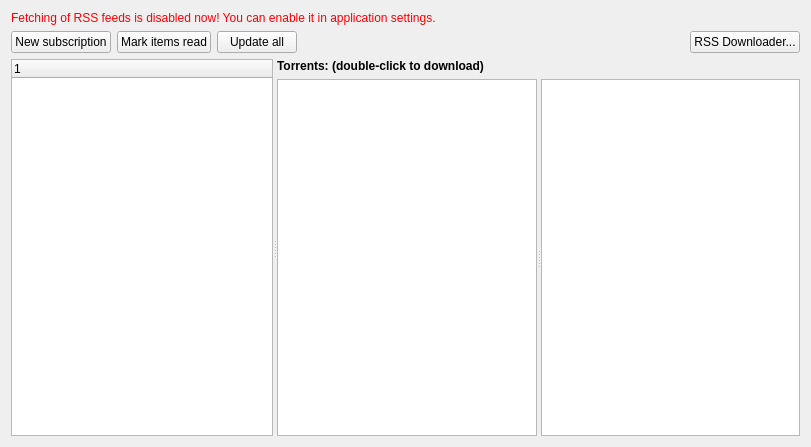
<?xml version="1.0" encoding="UTF-8"?>
<ui version="4.0">
 <class>RSSWidget</class>
 <widget class="QWidget" name="RSSWidget">
  <property name="geometry">
   <rect>
    <x>0</x>
    <y>0</y>
    <width>811</width>
    <height>447</height>
   </rect>
  </property>
  <property name="acceptDrops">
   <bool>false</bool>
  </property>
  <property name="windowTitle">
   <string>Search</string>
  </property>
  <layout class="QVBoxLayout" name="verticalLayout_2">
   <item>
    <widget class="QLabel" name="labelWarn">
     <property name="font">
      <font>
       <italic>false</italic>
      </font>
     </property>
     <property name="text">
      <string>&lt;html&gt;&lt;head/&gt;&lt;body&gt;&lt;p&gt;&lt;a href=&quot;#&quot;&gt;&lt;span style=&quot; text-decoration: none; color:#ff0000;&quot;&gt;Fetching of RSS feeds is disabled now! You can enable it in application settings.&lt;/span&gt;&lt;/a&gt;&lt;/p&gt;&lt;/body&gt;&lt;/html&gt;</string>
     </property>
     <property name="wordWrap">
      <bool>true</bool>
     </property>
    </widget>
   </item>
   <item>
    <layout class="QHBoxLayout" name="horizontalLayout">
     <item>
      <widget class="QPushButton" name="newFeedButton">
       <property name="text">
        <string>New subscription</string>
       </property>
      </widget>
     </item>
     <item>
      <widget class="QPushButton" name="markReadButton">
       <property name="text">
        <string>Mark items read</string>
       </property>
      </widget>
     </item>
     <item>
      <widget class="QPushButton" name="updateAllButton">
       <property name="toolTip">
        <string>Refresh RSS streams</string>
       </property>
       <property name="text">
        <string>Update all</string>
       </property>
      </widget>
     </item>
     <item>
      <spacer name="spacer1">
       <property name="orientation">
        <enum>Qt::Orientation::Horizontal</enum>
       </property>
       <property name="sizeHint" stdset="0">
        <size>
         <width>0</width>
         <height>0</height>
        </size>
       </property>
      </spacer>
     </item>
     <item>
      <widget class="QPushButton" name="rssDownloaderBtn">
       <property name="text">
        <string>RSS Downloader...</string>
       </property>
      </widget>
     </item>
    </layout>
   </item>
   <item>
    <widget class="QSplitter" name="splitterSide">
     <property name="sizePolicy">
      <sizepolicy hsizetype="Expanding" vsizetype="Expanding">
       <horstretch>0</horstretch>
       <verstretch>0</verstretch>
      </sizepolicy>
     </property>
     <property name="orientation">
      <enum>Qt::Orientation::Horizontal</enum>
     </property>
     <widget class="FeedListWidget" name="feedListWidget"/>
     <widget class="QWidget" name="layoutWidget">
      <layout class="QVBoxLayout" name="verticalLayout">
       <item>
        <widget class="QLabel" name="news_lbl">
         <property name="font">
          <font>
           <bold>true</bold>
          </font>
         </property>
         <property name="text">
          <string>Torrents: (double-click to download)</string>
         </property>
        </widget>
       </item>
       <item>
        <widget class="QSplitter" name="splitterMain">
         <property name="sizePolicy">
          <sizepolicy hsizetype="Expanding" vsizetype="Expanding">
           <horstretch>0</horstretch>
           <verstretch>0</verstretch>
          </sizepolicy>
         </property>
         <property name="orientation">
          <enum>Qt::Orientation::Horizontal</enum>
         </property>
         <widget class="ArticleListWidget" name="articleListWidget"/>
         <widget class="HtmlBrowser" name="textBrowser"/>
        </widget>
       </item>
      </layout>
     </widget>
    </widget>
   </item>
  </layout>
  <action name="actionDelete">
   <property name="text">
    <string>Delete</string>
   </property>
   <property name="toolTip">
    <string>Delete</string>
   </property>
  </action>
  <action name="actionRename">
   <property name="text">
    <string>Rename...</string>
   </property>
   <property name="toolTip">
    <string>Rename</string>
   </property>
  </action>
  <action name="actionUpdate">
   <property name="text">
    <string>Update</string>
   </property>
   <property name="toolTip">
    <string>Update</string>
   </property>
  </action>
  <action name="actionNewSubscription">
   <property name="text">
    <string>New subscription...</string>
   </property>
  </action>
  <action name="actionUpdateAllFeeds">
   <property name="text">
    <string>Update all feeds</string>
   </property>
   <property name="toolTip">
    <string>Update all feeds</string>
   </property>
  </action>
  <action name="actionMarkItemsRead">
   <property name="text">
    <string>Mark items read</string>
   </property>
   <property name="toolTip">
    <string>Mark items read</string>
   </property>
  </action>
  <action name="actionDownloadTorrent">
   <property name="text">
    <string>Download torrent</string>
   </property>
  </action>
  <action name="actionOpenNewsURL">
   <property name="text">
    <string>Open news URL</string>
   </property>
  </action>
  <action name="actionCopyFeedURL">
   <property name="text">
    <string>Copy feed URL</string>
   </property>
  </action>
  <action name="actionNewFolder">
   <property name="text">
    <string>New folder...</string>
   </property>
  </action>
  <action name="actionEditFeed">
   <property name="text">
    <string>Feed options...</string>
   </property>
  </action>
 </widget>
 <customwidgets>
  <customwidget>
   <class>HtmlBrowser</class>
   <extends>QTextBrowser</extends>
   <header>gui/rss/htmlbrowser.h</header>
  </customwidget>
  <customwidget>
   <class>FeedListWidget</class>
   <extends>QTreeWidget</extends>
   <header>gui/rss/feedlistwidget.h</header>
  </customwidget>
  <customwidget>
   <class>ArticleListWidget</class>
   <extends>QListWidget</extends>
   <header>gui/rss/articlelistwidget.h</header>
  </customwidget>
 </customwidgets>
 <resources/>
 <connections/>
</ui>
